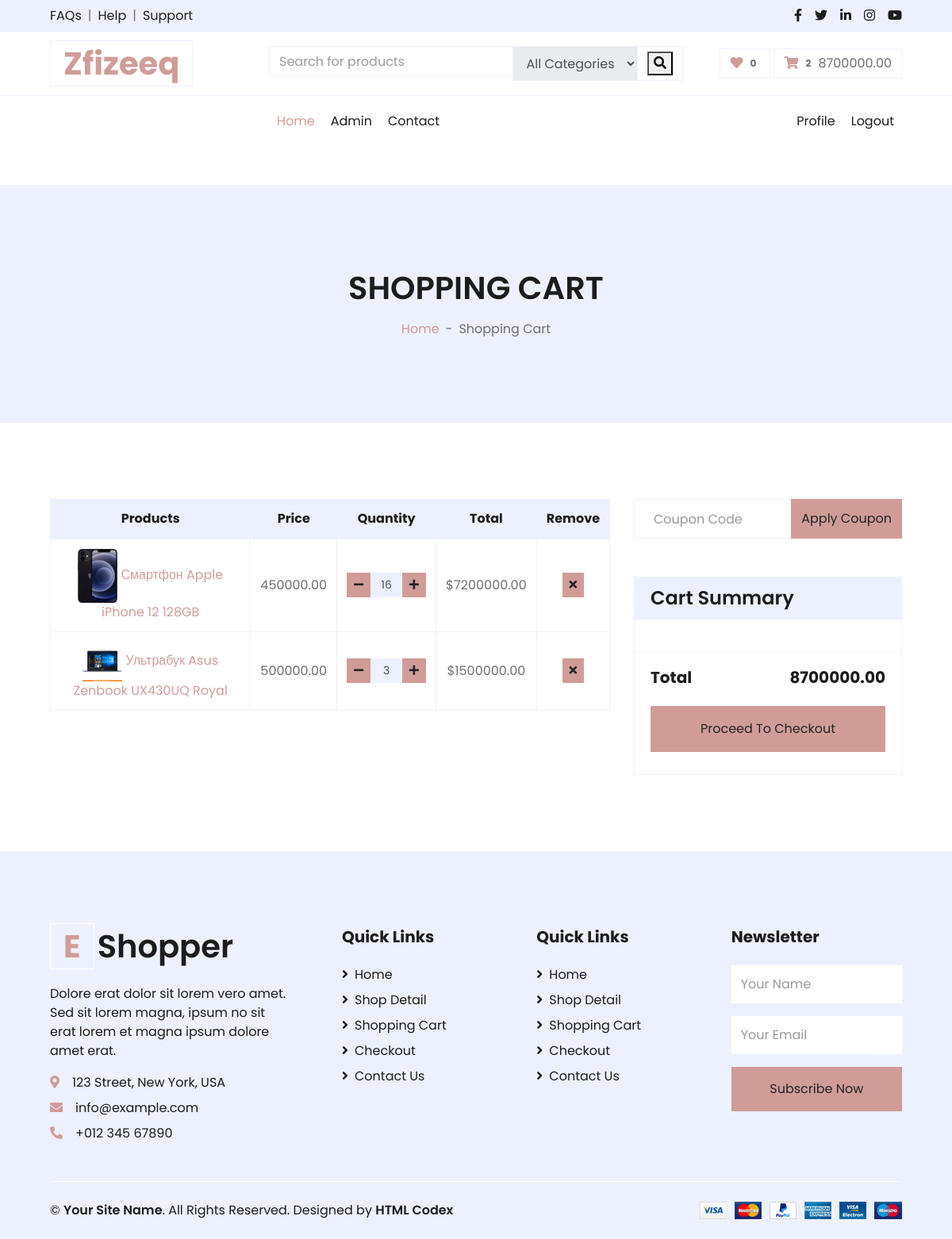
/order/shopcart/ (signed in), run on an earlier commit of the app's database.
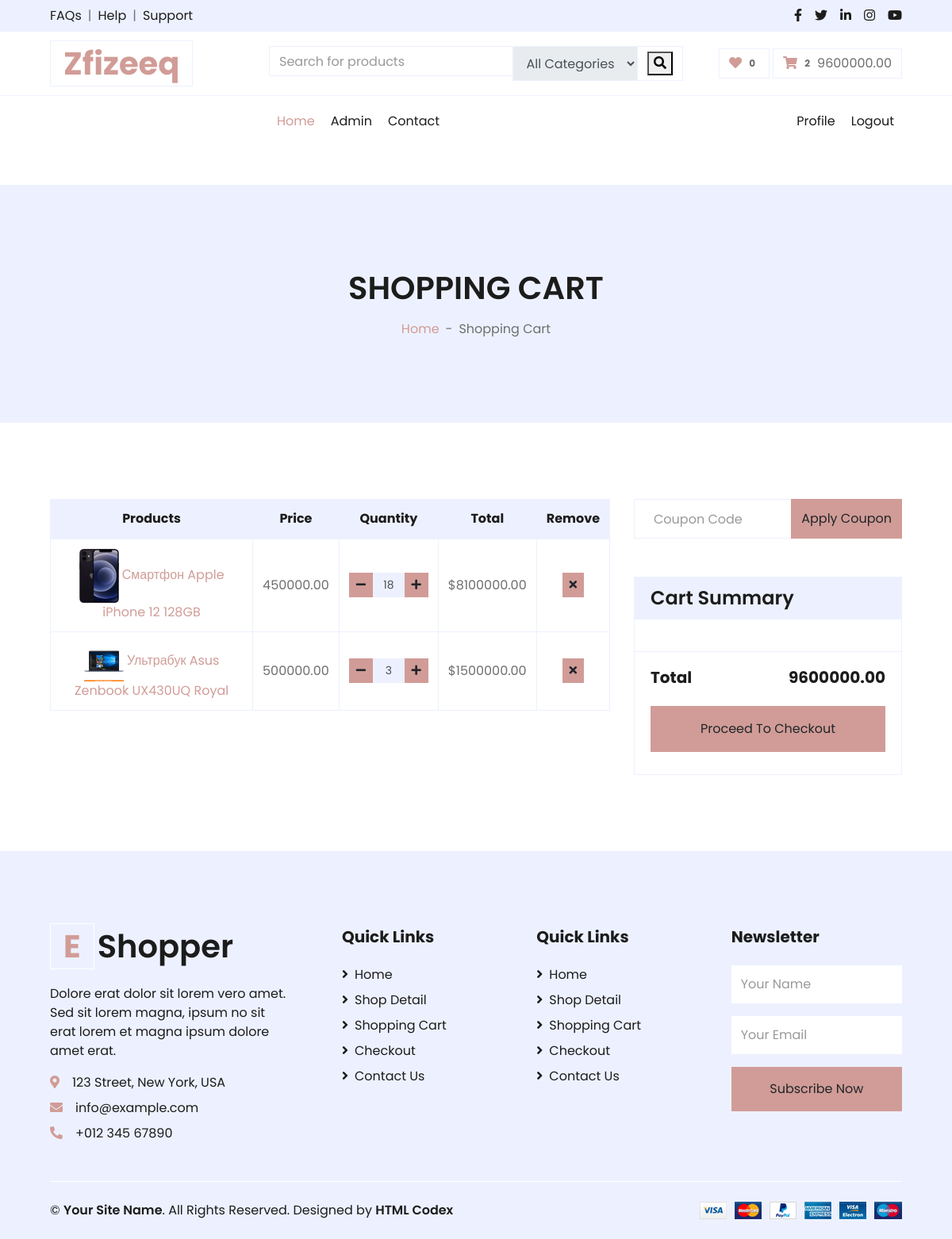
And on a later commit of the database.
### core/models.py (models this page shows, shortened)
class Setting(models.Model):
    STATUS = (
        ('True', 'True'),
        ('False', 'False'),
    )
    title = models.CharField(max_length=150)
    keywords = models.CharField(max_length=255)
    description = models.CharField(max_length=255)
    company = models.CharField(max_length=50)
    address = models.CharField(blank=True, max_length=100)
    phone = models.CharField(blank=True, max_length=15)
    fax = models.CharField(blank=True, max_length=15)
    email = models.CharField(blank=True, max_length=50)
    smtpserver = models.CharField(blank=True, max_length=50)
    smtpemail = models.CharField(blank=True, max_length=50)
    smtppassword = models.CharField(blank=True, max_length=10)
    smtpport = models.CharField(blank=True, max_length=5)
    icon = models.ImageField(blank=True, upload_to='images/')
    facebook = models.CharField(blank=True, max_length=50)
    instagram = models.CharField(blank=True, max_length=50)
    twitter = models.CharField(blank=True, max_length=50)
    youtube = models.CharField(blank=True, max_length=50)
    aboutus = RichTextField(blank=True)
    contact = RichTextField(blank=True)
    references = RichTextField(blank=True)
    status = models.CharField(max_length=10, choices=STATUS)
    create_at = models.DateTimeField(auto_now_add=True)
    update_at = models.DateTimeField(auto_now=True)

### order/models.py (models this page shows, shortened)
class ShopCart(models.Model):
    user = models.ForeignKey(User, on_delete=models.SET_NULL, null=True)
    product = models.ForeignKey(Product, on_delete=models.SET_NULL, null=True)
    quantity = models.IntegerField()
    @property
    def price(self):
        return self.product.price
    @property
    def amount(self):
        return self.quantity * self.price

### product/models.py (models this page shows, shortened)
class Product(models.Model):
    STATUS = (
        ('True', 'True'),
        ('False', 'False'),
    )
    category = models.ForeignKey(Category, on_delete=models.CASCADE)
    title = models.CharField(max_length=150)
    keywords = models.CharField(max_length=255)
    description = models.TextField(max_length=255)
    image = models.ImageField(upload_to='images/', null=False)
    price = models.DecimalField(max_digits=12, decimal_places=2, default=0)
    amount = models.IntegerField(default=0)
    minamount = models.IntegerField()
    detail = RichTextField()  # models.TextField()
    slug = models.SlugField(null=False, unique=True)
    status = models.CharField(max_length=10, choices=STATUS)
    create_at = models.DateTimeField(auto_now_add=True)
    update_at = models.DateTimeField(auto_now=True)

### order/views.py (the view)
# urls.py: path('shopcart/', shopcart, name='shopcart'),
def shopcart(request):
    setting = Setting.objects.filter(status=True).first()
    category = Category.objects.all()
    current_shopcart = ShopCart.objects.filter(user_id=request.user.id)
    total = 0
    for sc in current_shopcart:
        total += sc.product.price * sc.quantity
    context = {
        'setting': setting,
        'category': category,
        'shopcart': current_shopcart,
        'total': total
    }
    return render(request, 'core/cart.html', context)

### templates/core/cart.html (shortened to what this page needs)
{% extends 'core/layout.html' %}
{% load static %}
{% block content %}
    <div class="container-fluid bg-secondary mb-5">
        <div class="d-flex flex-column align-items-center justify-content-center" style="min-height: 300px">
            <h1 class="font-weight-semi-bold text-uppercase mb-3">Shopping Cart</h1>
            <div class="d-inline-flex">
                <p class="m-0"><a href="">Home</a></p>
                <p class="m-0 px-2">-</p>
                <p class="m-0">Shopping Cart</p>
            </div>
        </div>
    </div>
    <div class="container-fluid pt-5">
        <div class="row px-xl-5">
            <div class="col-lg-8 table-responsive mb-5">
                <table class="table table-bordered text-center mb-0">
                    <thead class="bg-secondary text-dark">
                        <tr>
                            <th>Products</th>
                            <th>Price</th>
                            <th>Quantity</th>
                            <th>Total</th>
                            <th>Remove</th>
                        </tr>
                    </thead>
                    <tbody class="align-middle">
                        {% for sc in shopcart %}
                        <tr>
                            <td class="align-middle">
                                <img src="{{ sc.product.image.url }}" alt="" style="width: 50px;">
                                <a href="/p/products/{{sc.product.id}}/{{sc.product.slug}}">{{sc.product.title}}</a>
                            </td>
                            <td class="align-middle">{{sc.product.price}}</td>
                            <td class="align-middle">
                                <div class="input-group quantity mx-auto" style="width: 100px;">
                                    <div class="input-group-btn">
                                        <button class="btn btn-sm btn-primary btn-minus" >
                                        <i class="fa fa-minus"></i>
                                        </button>
                                    </div>
                                    <input type="text" class="form-control form-control-sm bg-secondary text-center" value="{{sc.quantity}}">
                                    <div class="input-group-btn">
                                        <button class="btn btn-sm btn-primary btn-plus">
                                            <i class="fa fa-plus"></i>
                                        </button>
                                    </div>
                                </div>
                            </td>
                            <td class="align-middle">${{sc.amount}}</td>
                            <td class="align-middle"><a href="/order/shopcart/deleteitem/{{ sc.id }}" class="btn btn-sm btn-primary" onclick="return confirm('Are you sure delete? {{ sc.product.title }} from shopcart')"><i class="fa fa-times"></i></a></td>
                        </tr>
                        {% endfor %}
                    </tbody>
                </table>
            </div>
            <div class="col-lg-4">
                <form class="mb-5" action="">
                    <div class="input-group">
                        <input type="text" class="form-control p-4" placeholder="Coupon Code">
                        <div class="input-group-append">
                            <button class="btn btn-primary">Apply Coupon</button>
                        </div>
                    </div>
                </form>
                <div class="card border-secondary mb-5">
                    <div class="card-header bg-secondary border-0">
                        <h4 class="font-weight-semi-bold m-0">Cart Summary</h4>
                    </div>
                    <div class="card-body">
                    </div>
                    <div class="card-footer border-secondary bg-transparent">
                        <div class="d-flex justify-content-between mt-2">
                            <h5 class="font-weight-bold">Total</h5>
                            <h5 class="font-weight-bold">{{total}}</h5>
                        </div>
                        <a href="{% url 'checkout' %}" class="btn btn-block btn-primary my-3 py-3">Proceed To Checkout</a>
                    </div>
                </div>
            </div>
        </div>
    </div>
{% endblock %}
{% block footer %}
    {% include 'core/footer.html' %}
{% endblock %}

### templates/core/header.html (shortened to what this page needs)
{% load mptt_tags %}
    <link rel="stylesheet" href="https://ajax.googleapis.com/ajax/libs/jqueryui/1.11.4/themes/smoothness/jquery-ui.css">
    <div class="container-fluid">
        <div class="row bg-secondary py-2 px-xl-5">
            <div class="col-lg-6 d-none d-lg-block">
                <div class="d-inline-flex align-items-center">
                    <a class="text-dark" href="">FAQs</a>
                    <span class="text-muted px-2">|</span>
                    <a class="text-dark" href="">Help</a>
                    <span class="text-muted px-2">|</span>
                    <a class="text-dark" href="">Support</a>
                </div>
            </div>
            <div class="col-lg-6 text-center text-lg-right">
                <div class="d-inline-flex align-items-center">
                    <a class="text-dark px-2" href="">
                        <i class="fab fa-facebook-f"></i>
                    </a>
                    <a class="text-dark px-2" href="">
                        <i class="fab fa-twitter"></i>
                    </a>
                    <a class="text-dark px-2" href="">
                        <i class="fab fa-linkedin-in"></i>
                    </a>
                    <a class="text-dark px-2" href="">
                        <i class="fab fa-instagram"></i>
                    </a>
                    <a class="text-dark pl-2" href="">
                        <i class="fab fa-youtube"></i>
                    </a>
                </div>
            </div>
        </div>
        <div class="row align-items-center py-3 px-xl-5">
            <div class="col-lg-3 d-none d-lg-block">
                <a href="{% url 'core:index' %}" class="text-decoration-none">
                    <h1 class="m-0 display-5 font-weight-semi-bold"><span class="text-primary font-weight-bold border px-3 mr-1">{{setting.company}}</span></h1>
                </a>
            </div>
            <div class="col-lg-6 col-6 text-left">
                <form method="POST" action="{% url 'core:search' %}">
                    <div class="input-group">
                        <input id="query" name="query" type="text" class="form-control" placeholder="Search for products">
                        <div class="input-group-append">
                            <select id="cat" name="cat" class="input-group-text">
                                <option value="0">All Categories</option>
                            </select>
                            <span class="input-group-text bg-transparent text-primary">
                                <button type="submit"><i class="fa fa-search"></i></button>
                            </span>
                        </div>
                    </div>
                </form>
            </div>
            <div class="col-lg-3 col-6 text-right">
                <a href="" class="btn border">
                    <i class="fas fa-heart text-primary"></i>
                    <span class="badge">0</span>
                </a>
                <a href="/order/shopcart/" class="btn border">
                    <i class="fas fa-shopping-cart text-primary"></i>
                    <span class="badge">{{shopcart|length}}</span>
                    <span>{{ total }}</span>
                </a>
            </div>
        </div>
    </div>

What changed in the data, as far as the page shows it:
changed ShopCart "Смартфон Apple iPhone 12 128GB": quantity "16" → "18"; amount "7200000.00" → "8100000.00"
Also different on the page:
{{ total }}: "8700000.00" → "9600000.00"
